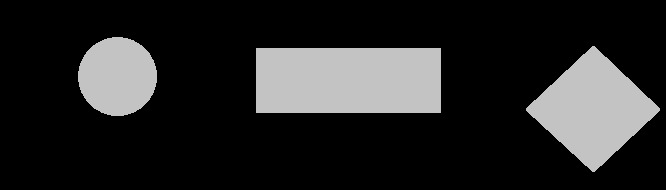
%> input picture Laboratory and Homework 10/imagine.jpg, 666 x 190 px
$ octave Tema10.m   (GNU Octave 9; MATLAB toolbox functions it lacks are replaced by stand-ins)
%> lines starting %> are read from the running program, lines starting %| are printed output that depends on the picture; in (x1, y1, x2, y2) boxes, pixels count from 0 and x2, y2 are one past the last pixel; in counts of white or black regions, pixels touching at a corner belong together; the program's own positions count from 1
### Laboratory and Homework 10/angularFunctionDescriptors.m
function angularFunctionDescriptors(curve, nc)
%

X = curve(1,:); Y = curve(2,:); m = length(X);
figure, subplot(231), plot(X,Y), title('Contur');

% calcul distante si

S = zeros(1,m); S(1) = sqrt((X(1) - X(m))^2 + (Y(1) - Y(m))^2);
for i = 2:m, S(i) = S(i-1) + sqrt( (X(i) - X(i-1))^2 + (Y(1) - Y(m))^2);
end

L = S(m); % L - lungime perimetru

% calculul functiei de curbura

wnd = 10; A = zeros(1,m);
for i = 1:m

    x1 = 0; x2 = 0; y1 = 0; y2 = 0;
    for j = 1 : wnd
        pa = i - j; pb = i + j;
        if(pa < 1) pa = m + pa;
        end
        if(pb > m) pb = pb - m;
        end
        x1 = x1 + X(pa); y1 = y1 + Y(pa); x2 = x2 + X(pb); y2 = y2 + Y(pb);
    end
    x1 = x1/wnd; y1 = y1/wnd; x2 = x2/wnd; y2 = y2/wnd;

    dx = x2 - x1; dy = y2 - y1;
    if(dx == 0) dx = .00001; end
    if((dx > 0) & (dy > 0)) A(i) = atan(dy/dx);
    elseif ((dx > 0) && (dy < 0)) A(i) = atan(dy/dx) + 2*pi;
    else A(i) = atan(dx/dy) + pi;
    end
end

subplot(232), plot(S,A), axis([0,S(m),-1,2*pi+1]); title('\phi(s)')

% calculul functiei unghiulara cumulativa

G = zeros(1,m);
for i = 2 : m
    dA = A(i) - A(i-1); d = min(abs(dA), abs(abs(dA) - 2 * pi));
    if(d > 0.5) G(i) = G(i-1);
    elseif (dA < -pi) G(i) = G(i-1) - (dA + 2*pi);
    elseif (dA > pi) G(i) = G(i-1) - (dA - 2*pi);
    else G(i) = G(i-1) - dA;
    end
end

subplot(233), plot(S,G), axis([0,S(m),-2*pi-1,1]), title('Functie unghiulara cumulativa \gamma(s)')
t = (2*pi*S)/L; F = G + t;
subplot(234), plot(t , F), axis([0,2*pi,-2*pi, 2*pi]), title('Functie unghiulara cumulativa normalizata \gamma^*(t)')

% calcul descriptori Fourier

a = zeros(1,nc); b = zeros(1,nc);
for k = 1:nc
    a(k) = a(k) + G(1) * (S(1)) * cos(2*pi*k*S(1)/L);
    b(k) = b(k) + G(1) * (S(1)) * sin(2*pi*k*S(1)/L);
    for i = 2:m
        a(k) = a(k) + G(i) * (S(i) - S(i-1)) * cos(2*pi*k*S(i)/L);
        b(k) = b(k) + G(i) * (S(i) - S(i-1)) * sin(2*pi*k*S(i)/L);
    end
    a(k) = a(k) * (2/L); b(k) = b(k) * (2/L) - 2/k;
end
subplot(235), bar(a), title('Descriptori Fourier a_k'), subplot(236), bar(b), title('Descriptori Fourier b_k')
%
end

### Laboratory and Homework 10/ellipticFourierDescriptors.m
function ellipticFourierDescriptors(c, nc)
%

X = c(1,:); Y = c(2,:);
m = length(X);
T = m; w = 2 * pi / T; tau = T / m;

% calculul coeficientilor seriei Fourier
ax = []; bx = [];
for k = 1:nc
    ax(k) = 0; bx(k) = 0;
    for i = 1 : m
        ax(k) = ax(k) + X(i) * cos(k*w*i*tau);
        bx(k) = bx(k) + X(i) * sin(k*w*i*tau);
    end
end
ax = (2/m) * ax; bx = (2/m) * bx; ax0 = 2 / m * sum(X); bx0 = 0;

ay = []; by = [];
for k = 1 : nc
    ay(k) = 0; by(k) = 0;
    for i = 1 : m
        ay(k) = ay(k) + Y(i) * cos(k*w*i*tau);
        by(k) = by(k) + Y(i) * sin(k*w*i*tau);
    end
end
ay = (2/m) * ay; by = (2/m) * by; ay0 = 2/m * sum(Y); by0 = 0;

% reconstructia conturului pe baza coeficientilor Fourier

for n = 1:m
    X2(n) = ax0/2;
    Y2(n) = ay0/2;
    for k = 1:nc
        X2(n) = X2(n) + ax(k) * cos(k*w*n) + bx(k)*sin(k*w*n);
        Y2(n) = Y2(n) + ay(k) * cos(k*w*n) + by(k)*sin(k*w*n);
    end
end
c2 = [X2; Y2];
figure, subplot(321), plot(c(1,:),c(2,:)); title('Conturul obiectului')
subplot(322), plot(c2(1,:),c2(2,:)), hold on, plot(ax0/2, ay0/2,'*'), title('Contur reconstruit')
subplot(323), bar(ax), title('a_x'), subplot(324), bar(bx), title('b_x')
subplot(325), bar(ay), title('a_y'), subplot(326), bar(by), title('b_y')
%
end

### Laboratory and Homework 10/Tema10.m
%% Exercitiul 1
clc
clear all
close all

% b si c
im = imread('imagine.jpg')
%> im is the input picture: size 190x666x3 uint8; min 0, max 205, mean 39.5
imshow(im)

if (~islogical(im))
    % transformare imagine RGB in imagine cu nuante de gri
    if (ndims(im)>2)
        im = rgb2gray(im);
%> im: size 190x666 uint8
    end
    % calcul prag in functie de care se va binariza imaginea
   level=graythresh(im);
%> level = 0.38
    % binarizare imagine
    BW = im2bw(im,level);
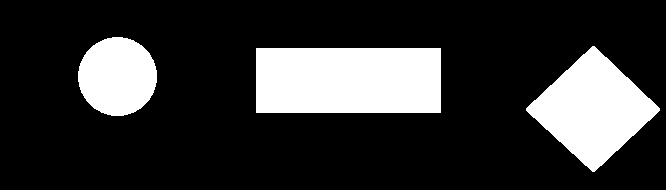
%> BW: size 190x666 logical; 20.2% white; 3 white regions, box (x1, y1, x2, y2) and area: (256, 48, 441, 113) 12025, (526, 46, 660, 172) 8713, (78, 37, 157, 116) 4881
end
figure, imshow(BW)
% daca in urma binarizarii fundalul este alb si obiectele negre, se va complementa imaginea
% BW = ~BW;
% figure, imshow(BW)
[B,L,N] = bwboundaries(BW,'noholes');
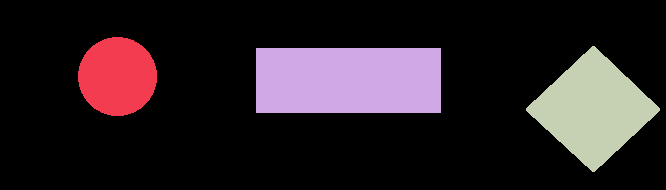
%> L: size 190x666 double; 4 distinct labels, from 0 to 3; one colour per label, 0 black
%> B = 3 boundaries; box (x1, y1, x2, y2) and points: (256, 48, 441, 113) 497, (526, 46, 660, 172) 271, (78, 37, 157, 116) 221; N = 3

%% 15 coeficienti
nc = 15;
for (k=1:N)
    X = B{k}(:,2);
    Y = B{k}(:,1);
    contur = [X'; Y'];

    angularFunctionDescriptors(contur, nc);
   ellipticFourierDescriptors(contur, nc);

   %pause

end
%> this loop made 3 passes
%> (L in angularFunctionDescriptors, T in ellipticFourierDescriptors, w in ellipticFourierDescriptors, ax0 in ellipticFourierDescriptors, ay0 in ellipticFourierDescriptors) on passes 1 to 3: (156, 221, 0.0284, 235.7, 154), (368, 497, 0.0126, 697.6, 161.9), (266, 271, 0.0232, 1186.5, 219.6)
%> pass 1, `angularFunctionDescriptors(contur, nc);`:
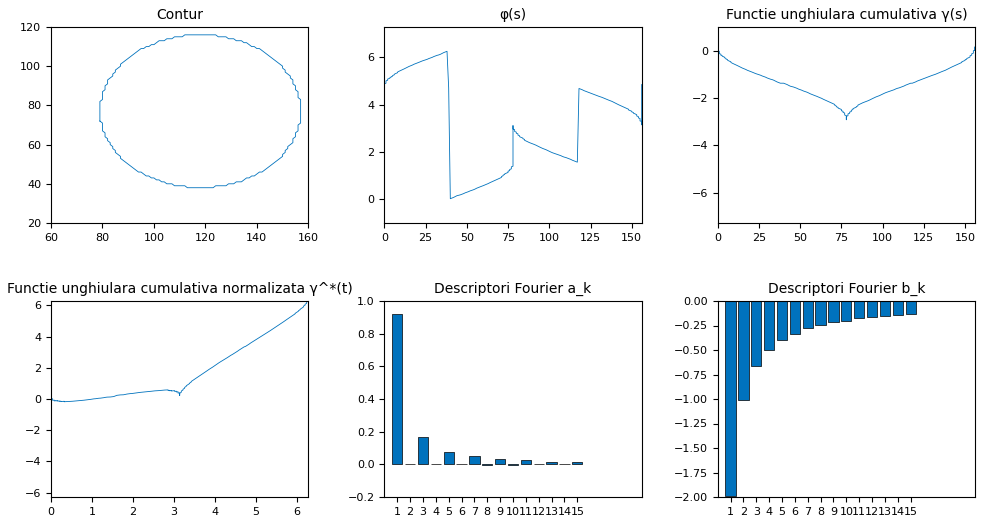
%> figure redrawn from the program's plot data, 6 panels; panel 5: tallest bar 0.92 high, from x = 0.6 to 1.4; panel 6: tallest bar 1.99 high, from x = 0.6 to 1.4
%> pass 1, `ellipticFourierDescriptors(contur, nc);`:
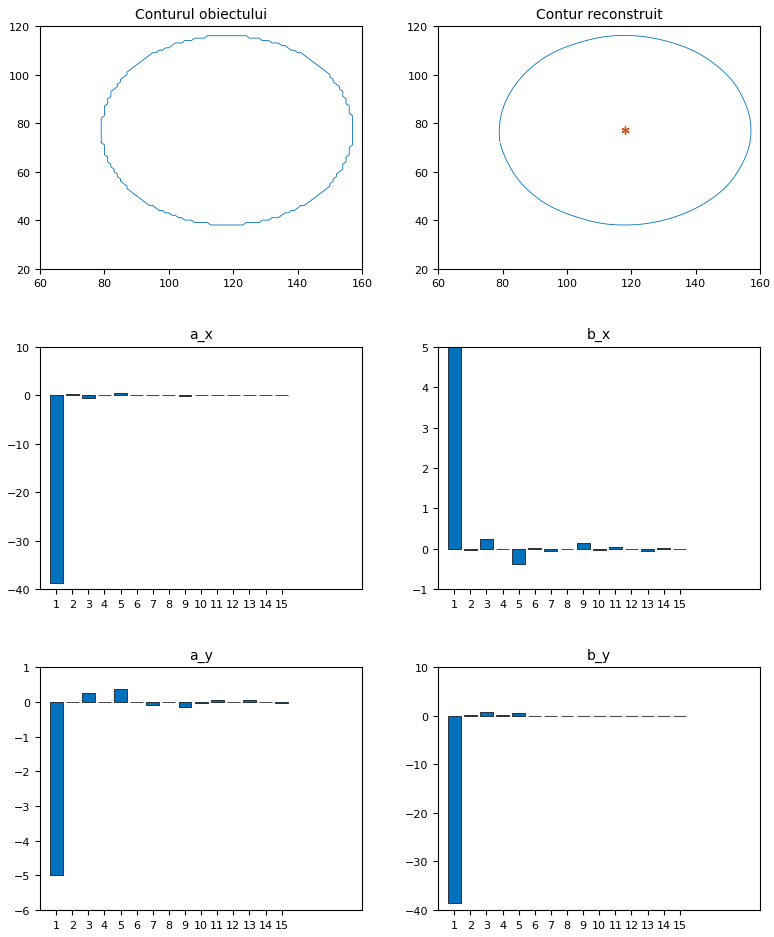
%> figure redrawn from the program's plot data, 6 panels; panel 3: tallest bar 38.73 high, from x = 0.6 to 1.4; panel 4: tallest bar 4.98 high, from x = 0.6 to 1.4; panel 5: tallest bar 5 high, from x = 0.6 to 1.4; panel 6: tallest bar 38.55 high, from x = 0.6 to 1.4

%% 30 coeficienti
nc = 30;
for (k=1:N)
    X = B{k}(:,2);
    Y = B{k}(:,1);
    contur = [X'; Y'];

    angularFunctionDescriptors(contur, nc);
   ellipticFourierDescriptors(contur, nc);

   %pause

end
%> this loop made 3 passes
%> pass 1, `angularFunctionDescriptors(contur, nc);`:
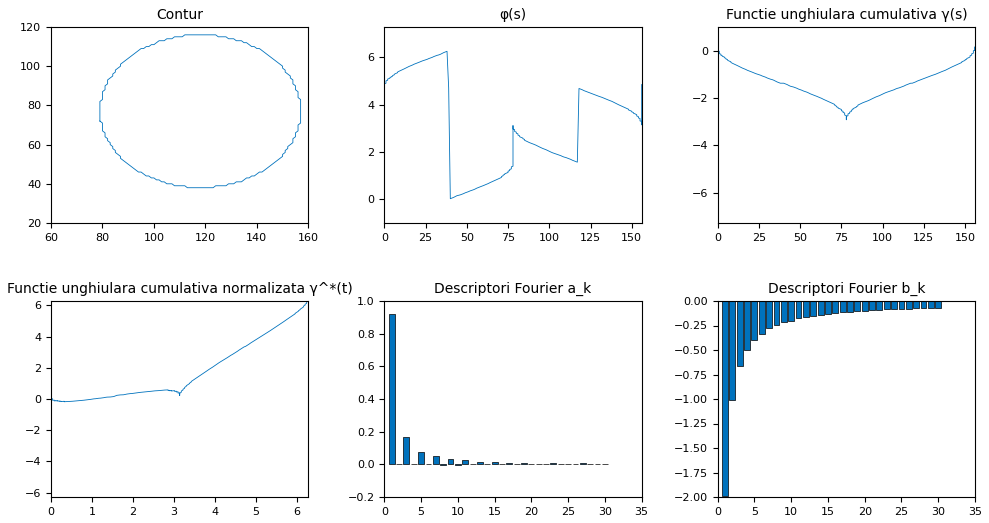
%> figure redrawn from the program's plot data, 6 panels; panel 5: tallest bar 0.92 high, from x = 0.6 to 1.4; panel 6: tallest bar 1.99 high, from x = 0.6 to 1.4
%> pass 1, `ellipticFourierDescriptors(contur, nc);`:
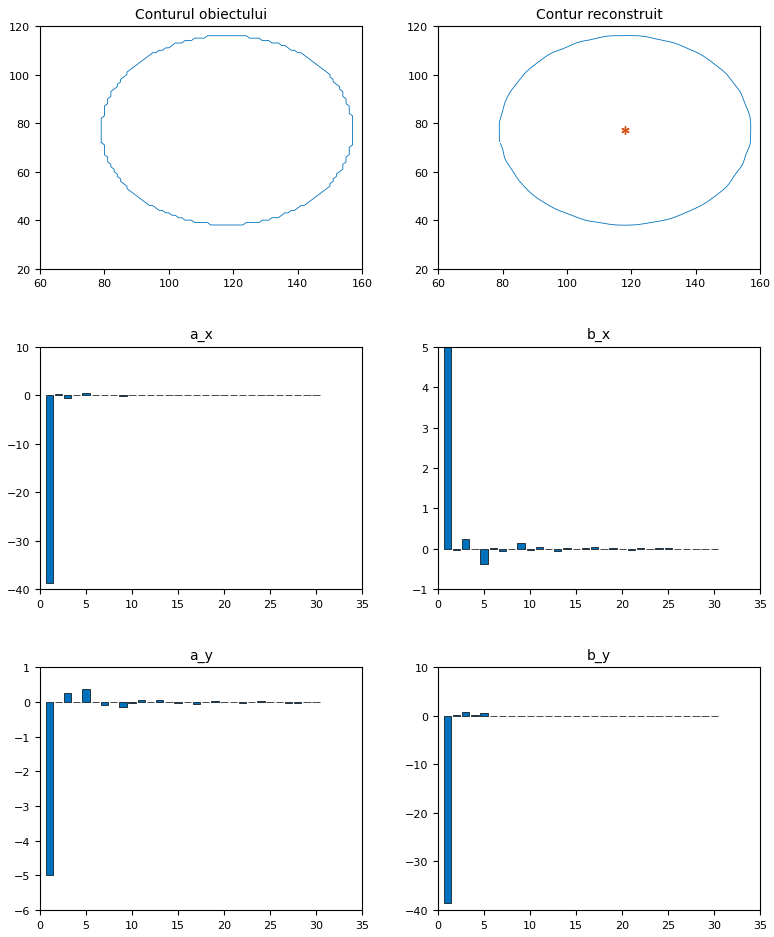
%> figure redrawn from the program's plot data, 6 panels; panel 3: tallest bar 38.73 high, from x = 0.6 to 1.4; panel 4: tallest bar 4.98 high, from x = 0.6 to 1.4; panel 5: tallest bar 5 high, from x = 0.6 to 1.4; panel 6: tallest bar 38.55 high, from x = 0.6 to 1.4

%% 60 coeficienti
nc = 60;
for (k=1:N)
    X = B{k}(:,2);
    Y = B{k}(:,1);
    contur = [X'; Y'];

    angularFunctionDescriptors(contur, nc);
   ellipticFourierDescriptors(contur, nc);

   %pause

end

%% Exercitiul 2
clc
clear all
close all

% b
I1 = imread('drept.bmp');
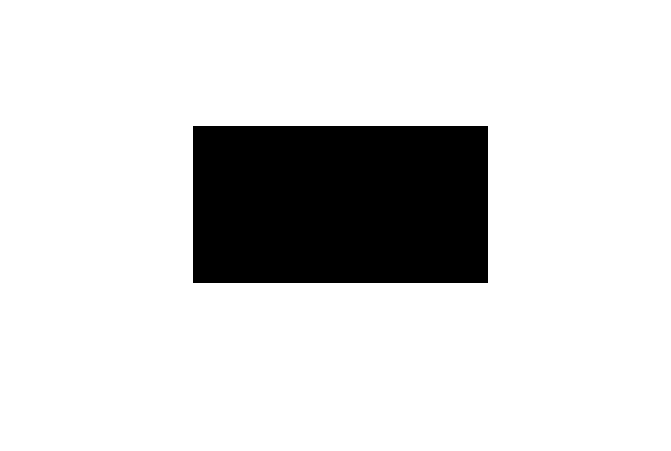
%> input picture Laboratory and Homework 10/drept.bmp, 671 x 451 px
%> I1 is the input picture: size 451x671x3 uint8; 84.7% white; 1 black region, box (x1, y1, x2, y2) and area: (193, 126, 488, 283) 46315
BW1 = im2bw(I1);
BW1 = ~BW1;

[B1, L1, N1] = bwboundaries(BW1, 'noholes');
%> B1 = 1 boundary; box (x1, y1, x2, y2) and points: (193, 126, 488, 283) 901; N1 = 1

% c
X1 = B1{1}(:,2);
%> X1 = 901 values, max 488 at index 295, min 194 at index 1, mean 340.8
Y1 = B1{1}(:,1);
%> Y1 = 901 values, max 283 at index 451, min 127 at index 1, mean 204.9
s1 = regionprops(L1, 'Centroid');
%> s1 = 1 region; Centroid: [341 205]
xc1 = s1.Centroid(1);
%> xc1 = 341
yc1 = s1.Centroid(2);
%> yc1 = 205

rho1 = sqrt((X1 - xc1).^2 + (Y1 - yc1).^2);
%> rho1 = 901 values, max 166.4 at index 451, min 78 at index 148, mean 126.5

imshow(I1); hold on; plot(xc1, yc1, '*');
figure; plot(rho1);
title('Semnalul r pentru prima imagine');

% Prelucrarea celei de-a doua imagini
I2 = imread('drept.bmp'); % Incarcam a doua imagine
BW2 = im2bw(I2);
BW2 = ~BW2;

[B2, L2, N2] = bwboundaries(BW2, 'noholes');
%> B2 has the same summary as B1; N2 = 1

X2 = B2{1}(:,2);
%> X2 has the same summary as X1
Y2 = B2{1}(:,1);
%> Y2 has the same summary as Y1
s2 = regionprops(L2, 'Centroid');
%> s2 = 1 region; Centroid: [341 205]
xc2 = s2.Centroid(1);
%> xc2 = 341
yc2 = s2.Centroid(2);
%> yc2 = 205

rho2 = sqrt((X2 - xc2).^2 + (Y2 - yc2).^2);
%> rho2 has the same summary as rho1

imshow(I2); hold on; plot(xc2, yc2, '*');
figure; plot(rho2);
title('Semnalul r pentru a doua imagine');

% f
R = corrcoef(rho1, rho2);
%> R = [1 1; 1 1]
correlation = R(1, 2);
%> correlation = 1

fprintf('Coeficientul de corelatie intre cele doua semnale r este: %.2f\n', correlation);
%| Coeficientul de corelatie intre cele doua semnale r este: 1.00

if correlation > 0.9
    fprintf('Formele sunt similare.\n');
else
    fprintf('Formele nu sunt similare.\n');
end

%% Exercitiul 3
clc
clear all
close all

ax(1) = -44.2, 	ax(2) = 0.6, 	ax(3) = 0.7, 	ax(4) = -0.4, 	ax(5) = -4.8, 	ax(6) = -0.01, 	ax(7) = -3.7,
bx(1) = 1.2, 	bx(2) = 0.1, 	bx(3) = -0.03, 	bx(4) = -0.2, 	bx(5) = 0.5, 	bx(6) = 0.1, 	bx(7) = 0.9,
ay(1) = -1.2, 	ay(2) = -0.1, 	ay(3) = 0.1, 	ay(4) = 0.2, 	ay(5) = 0.6, 	ay(6) = -0.3, 	ay(7) = -0.6,
by(1) = -43.8, 	by(2) = 0.8, 	by(3) = 0.1, 	by(4) = 0.4, 	by(5) = 3.7, 	by(6) = -0.6, 	by(7) = -3.6,
ax0 =  141.6, ay0 = 121.3,

m = 327;
nc = 7;
T = m; w = 2*pi/T;

for n = 1:m
    X2(n) = ax0/2;
    Y2(n) = ay0/2;
    for k = 1:nc
        X2(n) = X2(n) + ax(k)*cos(k*w*n)+bx(k)*sin(k*w*n);
        Y2(n) = Y2(n) + ay(k)*cos(k*w*n)+by(k)*sin(k*w*n);
    end
end
%> after the loop, X2 = 327 values, max 123.1 at index 162, min 18.86 at index 326, mean 70.8; Y2 = 327 values, max 106.3 at index 265, min 14.84 at index 58, mean 60.65

c2 = [X2; Y2];
%> c2 = 327 columns, first 8: [19.24 19.62 20.11 20.72 21.43 22.23 23.12 24.08; 58.38 57.43 56.5 55.59 54.72 53.88 53.08 52.32]

figure, plot(c2(1,:),c2(2,:)), hold on, plot(ax0/2,ay0/2,'*'), title('Conturul reconstruit pe baza FD')

%%
